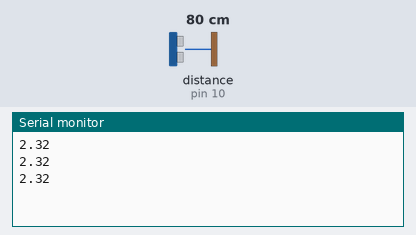
This sketch was run on a simulated Arduino Uno, built with avr-gcc and run on an emulated ATmega328P. Shown: the last lines printed to the serial monitor. Wiring (inferred from the names in the program): ultrasonic range finder: trigger pin 9; echo pin 10. The test bench sets the inputs (shaded band); at power-on: distance to the obstacle (sensor on pin 10) 80 cm. The echo pulse lasts 58.3 µs per cm.

Above: at 1.3 s.
1.4 s: distance to the obstacle (sensor on pin 10) set to 2 cm
At 1.9 s:
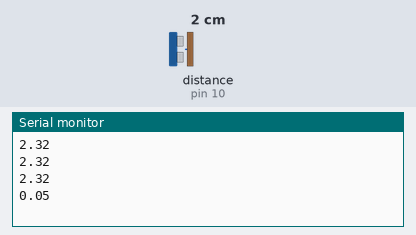
2.9 s: distance to the obstacle (sensor on pin 10) set to 4 cm
At 3.4 s:
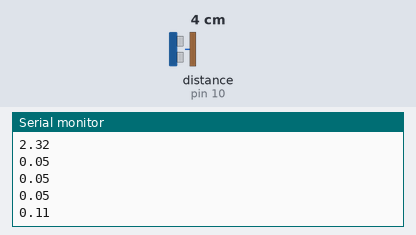
Timing chart, 0 to 5.9 s (numbered marks = the images above; inputs shaded):
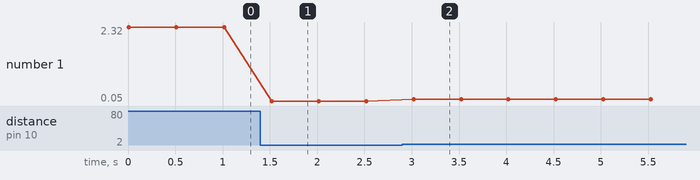

The sketch:

ultrasonic_out.ino
```cpp
const int trigPin = 9; //trigger pin
const int echoPin = 10; // echo pin

// define variables
long duration;
float distance;
void setup() {
  pinMode(trigPin, OUTPUT); // Sets the trigPin as an Output
  pinMode(echoPin, INPUT); // Sets the echoPin as an Input
  Serial.begin(9600); // Starts the serial communication at 9600 baud rate
}
void loop() {
  // Clears the trigPin
  digitalWrite(trigPin, LOW);
  delayMicroseconds(2);

  // Sets the trigPin on HIGH state for 10 micro seconds
  digitalWrite(trigPin, HIGH);
  delayMicroseconds(10);
  digitalWrite(trigPin, LOW);

  // Reads the echoPin, returns the sound wave travel time in microseconds
  duration = pulseIn(echoPin, HIGH);

  // Calculating the distance
  distance = duration * 0.001/2 ;

  // Prints the distance on the Serial Monitor
  Serial.print(distance);
  Serial.print("\n");

  delay(500);
}
```

Measured:
- after the input at 1.4 s, the serial monitor: prints a new line after 0.12 s (image 1)
- after the input at 2.9 s, the serial monitor: prints a new line after 0.12 s (image 2)
- plotted number 1: 2.32 → 0.05 after the input at 1.4 s, 0.05 → 0.11 after the input at 2.9 s
